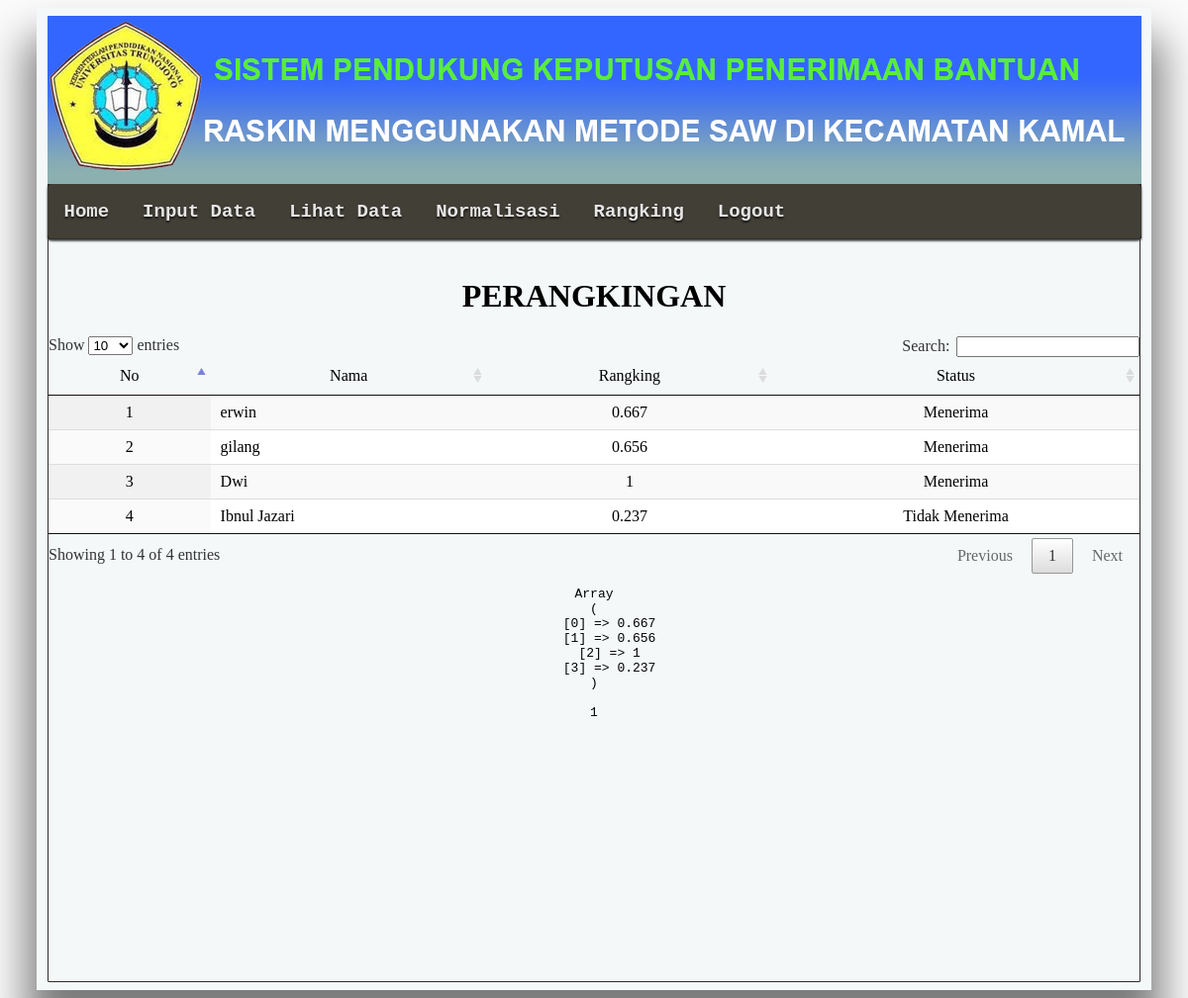
The page /rangking.php on the database its author committed.
### tables this page shows
CREATE TABLE IF NOT EXISTS `tbl_matrik` (
  `id_matrik` int(11) NOT NULL AUTO_INCREMENT,
  `nik` int(11) NOT NULL,
  `kriteria1_pekerjaan` int(11) NOT NULL,
  `kriteria2_penghasilan` int(11) NOT NULL,
  `kriteria3_jenis_rumah` int(11) NOT NULL,
  PRIMARY KEY (`id_matrik`)
);

CREATE TABLE IF NOT EXISTS `tbl_warga` (
  `nik` int(11) NOT NULL,
  `nama` varchar(50) NOT NULL,
  `alamat` varchar(5) NOT NULL,
  PRIMARY KEY (`nik`)
);

### rangking.php (the view, shortened to what this page needs)
<html>
<head>
	<link rel="stylesheet" type="text/css" href="assets/css/jquery.dataTables.css">
<link rel="stylesheet" href="css/style.css" type="text/css" />
<link rel="stylesheet" href="css/menu.css" type="text/css" media="screen">
</head>
<body>
<div id="content" align="center">
<div class="body">
<div id="content" align="center">
<div class="header">
<img src="images/headernew.jpg"></div>
<div class="menu">
<ul id="nav">
        <li><a title="Home"href="home.php"><b><font >Home</font></b></a></li>
        <li><a title="Imput Data"href="input.php"><b></font>Input Data</b></a></li>
        <li><a title="view"href="view.php"><b></font>Lihat Data</b></a></li>
        <li><a title="Normalisasi"href="normalisasi.php"><b></font>Normalisasi</b></a></li>
		<li><a title="Rangking" href="rangking.php"><b><font >Rangking</font></b></a></li>
		<li><a title="Logout" href="index.php">Logout</a></li>
				</div>
		</div>
<div class="tengah">
<br>
<h1> PERANGKINGAN </h1>
<?php
	$bobot = array(0.4, 0.25, 0.35);
	$crMax = mysql_query("SELECT max(kriteria1_pekerjaan) as maxK1,
						max(kriteria2_penghasilan) as maxK2,
						max(kriteria3_jenis_rumah) as maxK3
						FROM tbl_matrik");
	$max = mysql_fetch_array($crMax);
	function getNama($id){
		$q =mysql_query("SELECT * FROm tbl_warga where nik = '$id'");
		$d = mysql_fetch_array($q);
		return $d['nama'];
	}
	$sql3 = mysql_query("SELECT * FROM tbl_matrik");
	echo "
	<table id='example' class='display' cellspacing='0' width='100%'>
		<thead>
		<tr align='center'>
			<td>No</td>
			<td>Nama</td>
			<td>Rangking</td>
			<td>Status</td>
		</tr>
		</thead>
		";
	$no = 1;
	while ($dt3 = mysql_fetch_array($sql3)) {
		$rangking = round((($dt3['kriteria1_pekerjaan']/$max['maxK1'])*$bobot[0])+
			(($dt3['kriteria2_penghasilan']/$max['maxK2'])*$bobot[1])+
			(($dt3['kriteria3_jenis_rumah']/$max['maxK3'])*$bobot[2]),3);
		$status = $rangking;
		$data[] = $rangking;
			if ($status < 0.500){
				$status = 'Tidak Menerima';
			} else {
				$status = 'Menerima';
			}
		echo "<tr>
			<td align='center'>$no</td>
			<td>".getNama($dt3['nik'])."</td>
			<td align='center'>$rangking</td>
			<td align='center'>$status</td>
		</tr>";
	$no++;
	}
	echo "</table>";
	echo "<pre>";
	print_r($data);
	echo "<br>";
	print_r(max($data));
	echo "</pre>";
?>
</body>
</html>

### css/style.css (style rules this page uses)
body { background:#fbfbfb; }
.body { background:#f4f8f9; min-height:950px; width:1110px; display:block; padding: 8px 8px 8px 8px; clear: both; box-shadow:0px 40px 40px 10px rgba(0,0,0, .5); border-radius: 13px 0px 13px 13px; -moz-border-radius: 13px; -webkit-border-radius: 0px; }
.header { border: 0px solid #14afca; background:#CCC; min-height:170px; width:1105px; border-radius: 0px; -moz-border-radius: 16px; -webkit-border-radius: 16px; }
.menu { border-top:hidden; border: 0px solid #fbfbfb; background:#2e2d2b; font-family:"Courier New", Courier, monospace; text-align:right; font-size:16px; color:black; text-align:center; height:55px; width:1105px; border-radius: 13px; border-radius:0px 0px 0px 0px; box-shadow:0 2px 2px rgba(0,0,0, .5); }
.tengah { border: 1px solid #2e2d2b; color:black; min-height:750px; width:1102px; display:inline-block; float:center; padding-top: 0px; clear: both; box-shadow:0 1px 1px rgba(0,0,0, . 1); border-radius: 0px; -moz-border-radius: 1px; -webkit-border-radius: 1px; }

### css/menu.css (style rules this page uses)
#nav { display:inline-block; width:1105; height:56; font-family:"Courier New", Courier, monospace; font-size:19px; margin:0px auto; padding:0; background:#413f36; border: 0px solid #fcfdfc; border-radius:0px 0px 0px 0px; -moz-border-radius:0px; -webkit-border-radius:5px; box-shadow:0 2px 2px rgba(0,0,0, .2); -webkit-box-shadow:0 2px 2px rgba(0,0,0, .5); }
#nav li { margin:5px; float:left; position:relative; list-style:none; }
#nav a { font-weight:bold; color:#e7e5e5; text-decoration:none; display:block; padding:12px; border-radius:0px; -moz-border-radius:10px; -webkit-border-radius:10px; text-shadow:0 2px 2px rgba(0,0,0, .7); }

### rows shown on the page
tbl_matrik: nik.nama "erwin", rangking "0.667", status "Menerima"
tbl_matrik: nik.nama "gilang", rangking "0.656", status "Menerima"
tbl_matrik: nik.nama "Dwi", rangking "1", status "Menerima"
tbl_matrik: nik.nama "Ibnul Jazari", rangking "0.237", status "Tidak Menerima"
